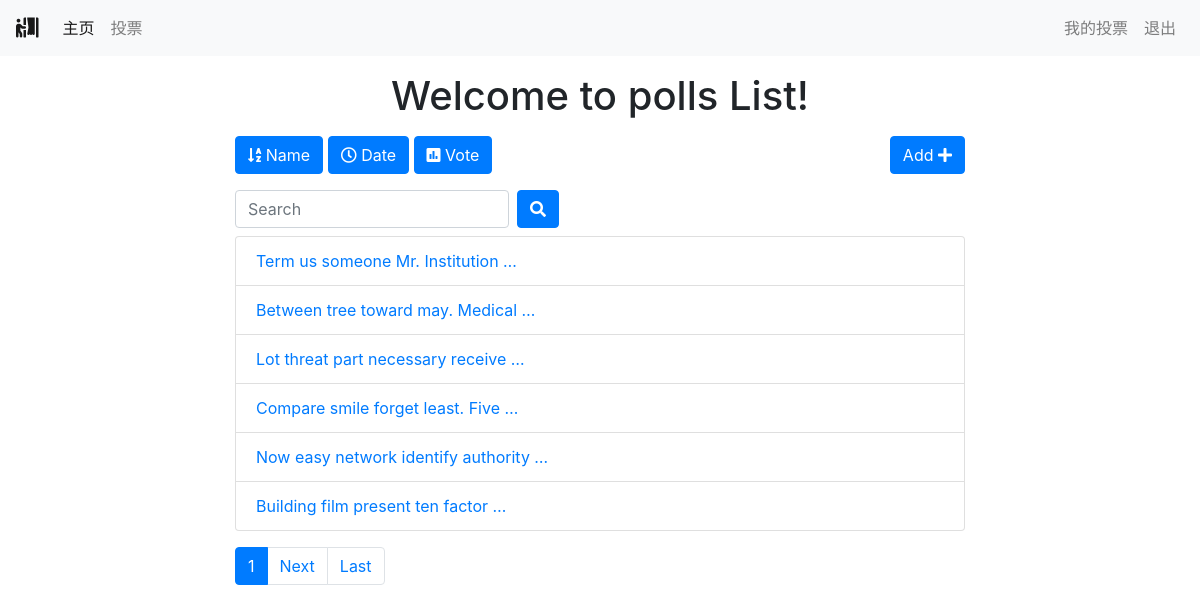
The app's page /polls/list/ (signed in) with its own data.
### polls/models.py (models this page shows, shortened)
class Poll(models.Model):
    owner = models.ForeignKey(User, on_delete=models.CASCADE)
    text = models.TextField()
    pub_date = models.DateTimeField(default=timezone.now)
    active = models.BooleanField(default=True)

### polls/views.py (the view)
# urls.py: path('list/', views.polls_list, name='list'),
@login_required()
def polls_list(request):
    all_polls = Poll.objects.all()
    search_term = ''
    if 'name' in request.GET:
        all_polls = all_polls.order_by('text')
    if 'date' in request.GET:
        all_polls = all_polls.order_by('pub_date')
    if 'vote' in request.GET:
        all_polls = all_polls.annotate(Count('vote')).order_by('vote__count')
    if 'search' in request.GET:
        search_term = request.GET['search']
        all_polls = all_polls.filter(text__icontains=search_term)
    paginator = Paginator(all_polls, 6)  # Show 6 contacts per page
    page = request.GET.get('page')
    polls = paginator.get_page(page)
    get_dict_copy = request.GET.copy()
    params = get_dict_copy.pop('page', True) and get_dict_copy.urlencode()
    print(params)
    context = {
        'polls': polls,
        'params': params,
        'search_term': search_term,
    }
    return render(request, 'polls/polls_list.html', context)

### polls/templates/polls/polls_list.html (shortened to what this page needs)
{% extends 'base.html' %}
{% block content %}
<div class="container">
    <div class="row">
        <div class="col-md-8 offset-sm-2">
            <h1 class="text-center mt-3 mb-3">Welcome to polls List!</h1>
            <a class="btn btn-{% if 'name' in request.GET %}warning{% else %}primary{% endif %} mb-3" href="?name=True"
                role="button"><i class="fas fa-sort-alpha-down"></i>
                Name</a>
            <a class="btn btn-{% if 'date' in request.GET %}warning{% else %}primary{% endif %} mb-3" href="?date=True"
                role="button"><i class="far fa-clock"></i> Date</a>
            <a class="btn btn-{% if 'vote' in request.GET %}warning{% else %}primary{% endif %} mb-3" href="?vote=True"
                role="button"><i class="fas fa-poll"></i> Vote</a>
            <a class="btn btn-primary mb-3 float-right" href="{% url 'polls:add' %}" role="button">Add <i class="fas fa-plus"></i></a>
            <form class="form-inline">
                <div class="form-group mr-sm-2 mb-2">
                    <input type="search" class="form-control" name="search" placeholder="Search" value={{ search_term }}>
                </div>
                <button type="submit" class="btn btn-primary mb-2"><i class="fas fa-search"></i></button>
            </form>
            <ul class="list-group">
                {% for poll in polls %}
                <li class="list-group-item"><a href="{% url 'polls:detail' poll.id %}">{{ poll.text|truncatewords:5 }}
                    </a>
                </li>
                {% endfor %}
            </ul>
            <nav class="mt-3">
                <ul class="pagination">
                    <li class="page-item active"><a class="page-link" href="">{{ polls.number }}</a></li>
                    {% if polls.has_next %}
                    <li class="page-item"><a class="page-link" href="?page={{ polls.next_page_number }}&{{ params }}">Next</a></li>
                    <li class="page-item"><a class="page-link" href="?page={{ polls.paginator.num_pages }}&{{ params }}">Last</a></li>
                    {% endif %}
                </ul>
            </nav>
        </div>
    </div>
</div>
{% endblock content %}

### records on screen
Poll: text "Term us someone Mr. Institution …"
Poll: text "Between tree toward may. Medical …"
Poll: text "Lot threat part necessary receive …"
Poll: text "Compare smile forget least. Five …"
Poll: text "Now easy network identify authority …"
Poll: text "Building film present ten factor …"

### other values on screen
{{ polls.number }} "1"
